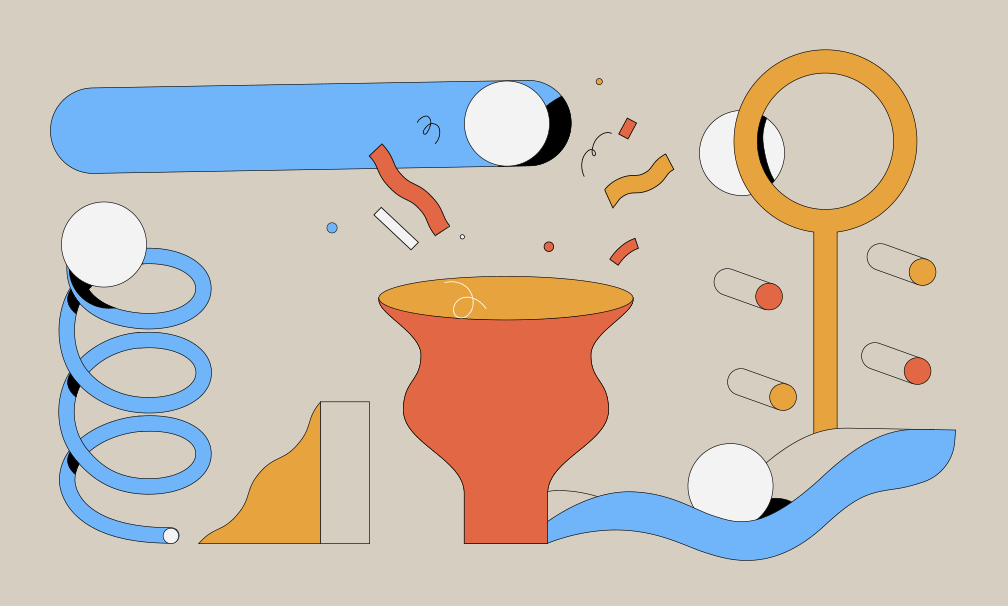
#> input picture frames/frame_00.png, 1008 x 606 px; its folder holds 4 pictures in this run
$ python build_bg.py
#> lines starting #> are read from the running program, lines starting #| are printed output that depends on the picture
from pathlib import Path
import numpy as np
from PIL import Image
frames = sorted(Path('frames').glob('frame_*.png'))
stack = []
for f in frames:
    stack.append(np.array(Image.open(f).convert('RGB'), dtype=np.uint8))
arr = np.stack(stack, axis=0)
median = np.median(arr, axis=0).astype(np.uint8)
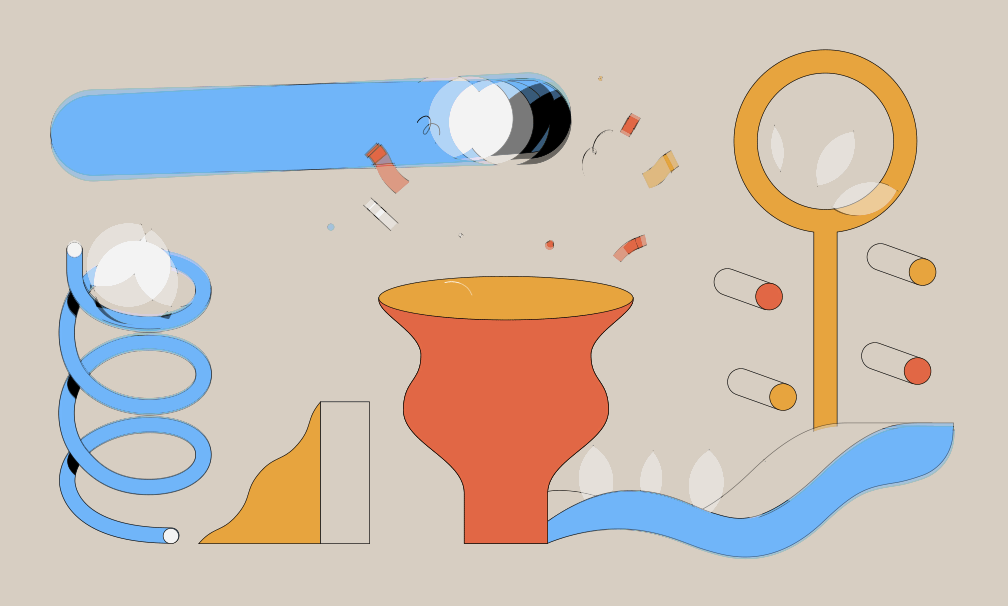
#> median: shape (606, 1008, 3); mean of channels 0, 1, 2 202.7, 193, 184; drawn as R, G, B
Image.fromarray(median).save('frames/background.png')
print('saved background.png')
